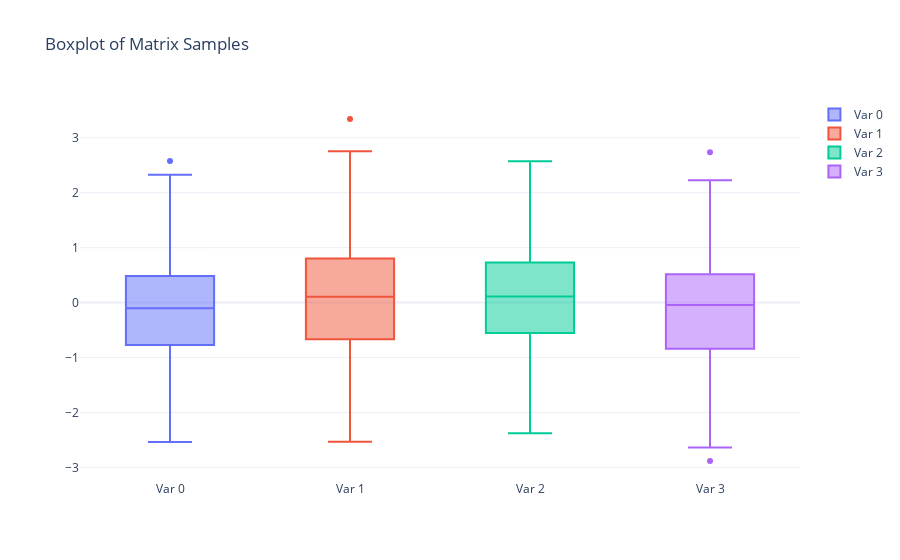

Notebook code cell kept with this figure:
### Markdown cell above
## Boxplot

### Code cell
m.dist.normal(0,1, name = 'a', shape=(100,4), sample = True).boxplot()
